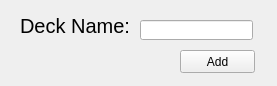
<?xml version="1.0" encoding="UTF-8"?>
<ui version="4.0">
 <class>Form</class>
 <widget class="QWidget" name="Form">
  <property name="geometry">
   <rect>
    <x>0</x>
    <y>0</y>
    <width>277</width>
    <height>86</height>
   </rect>
  </property>
  <property name="windowTitle">
   <string>Form</string>
  </property>
  <widget class="QLabel" name="label_2">
   <property name="geometry">
    <rect>
     <x>20</x>
     <y>10</y>
     <width>141</width>
     <height>31</height>
    </rect>
   </property>
   <property name="font">
    <font>
     <pointsize>15</pointsize>
    </font>
   </property>
   <property name="text">
    <string>Deck Name:</string>
   </property>
  </widget>
  <widget class="QLineEdit" name="nameInput">
   <property name="geometry">
    <rect>
     <x>140</x>
     <y>20</y>
     <width>113</width>
     <height>20</height>
    </rect>
   </property>
  </widget>
  <widget class="QPushButton" name="addButton">
   <property name="geometry">
    <rect>
     <x>180</x>
     <y>50</y>
     <width>75</width>
     <height>23</height>
    </rect>
   </property>
   <property name="text">
    <string>Add</string>
   </property>
  </widget>
 </widget>
 <resources/>
 <connections/>
</ui>
